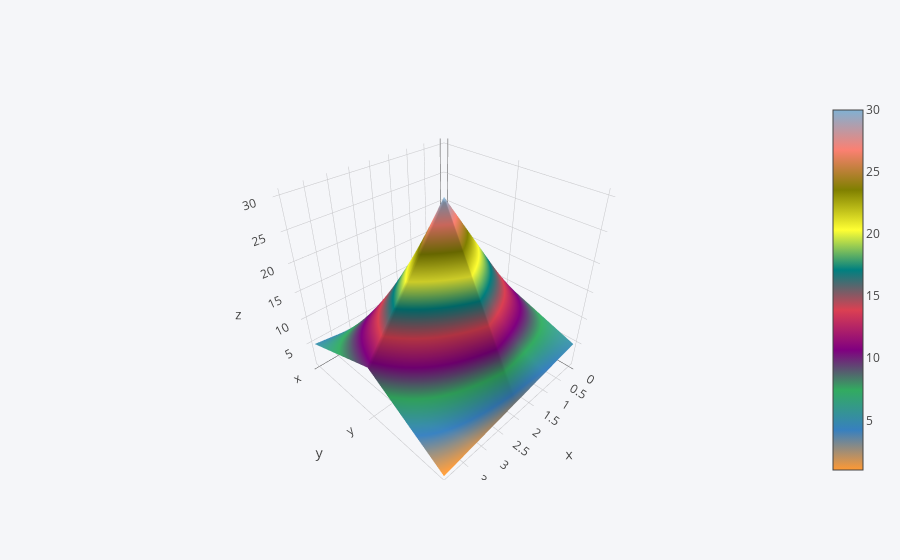

The notebook cell saved with this chart:
### Code cell
df3.iplot(kind = 'surface')

### Figure 1 — Plotly figure (JSON) as saved in the notebook; plotly's stock layout.template omitted (floating-point values rounded to 4 significant figures)
{"data": [{"colorscale": [[0, "rgb(255, 153, 51)"], [0.1111, "rgb(55, 128, 191)"], [0.2222, "rgb(50, 171, 96)"], [0.3333, "rgb(128, 0, 128)"], [0.4444, "rgb(219, 64, 82)"], [0.5556, "rgb(0, 128, 128)"], [0.6667, "rgb(255, 255, 51)"], [0.7778, "rgb(128, 128, 0)"], [0.8889, "rgb(251, 128, 114)"], [1, "rgb(128, 177, 211)"]], "type": "surface", "uid": "6094d858-421a-4a8f-8c74-692b3f04f9df", "x": [0, 1, 2, 3, 4], "y": ["x", "y", "z"], "z": [[1, 2, 3, 4, 5], [10, 20, 30, 20, 10], [5, 4, 3, 2, 1]]}], "layout": {"legend": {"bgcolor": "#F5F6F9", "font": {"color": "#4D5663"}}, "paper_bgcolor": "#F5F6F9", "plot_bgcolor": "#F5F6F9", "title": {"font": {"color": "#4D5663"}}, "xaxis": {"gridcolor": "#E1E5ED", "showgrid": true, "tickfont": {"color": "#4D5663"}, "title": {"font": {"color": "#4D5663"}, "text": ""}, "zerolinecolor": "#E1E5ED"}, "yaxis": {"gridcolor": "#E1E5ED", "showgrid": true, "tickfont": {"color": "#4D5663"}, "title": {"font": {"color": "#4D5663"}, "text": ""}, "zerolinecolor": "#E1E5ED"}}}
